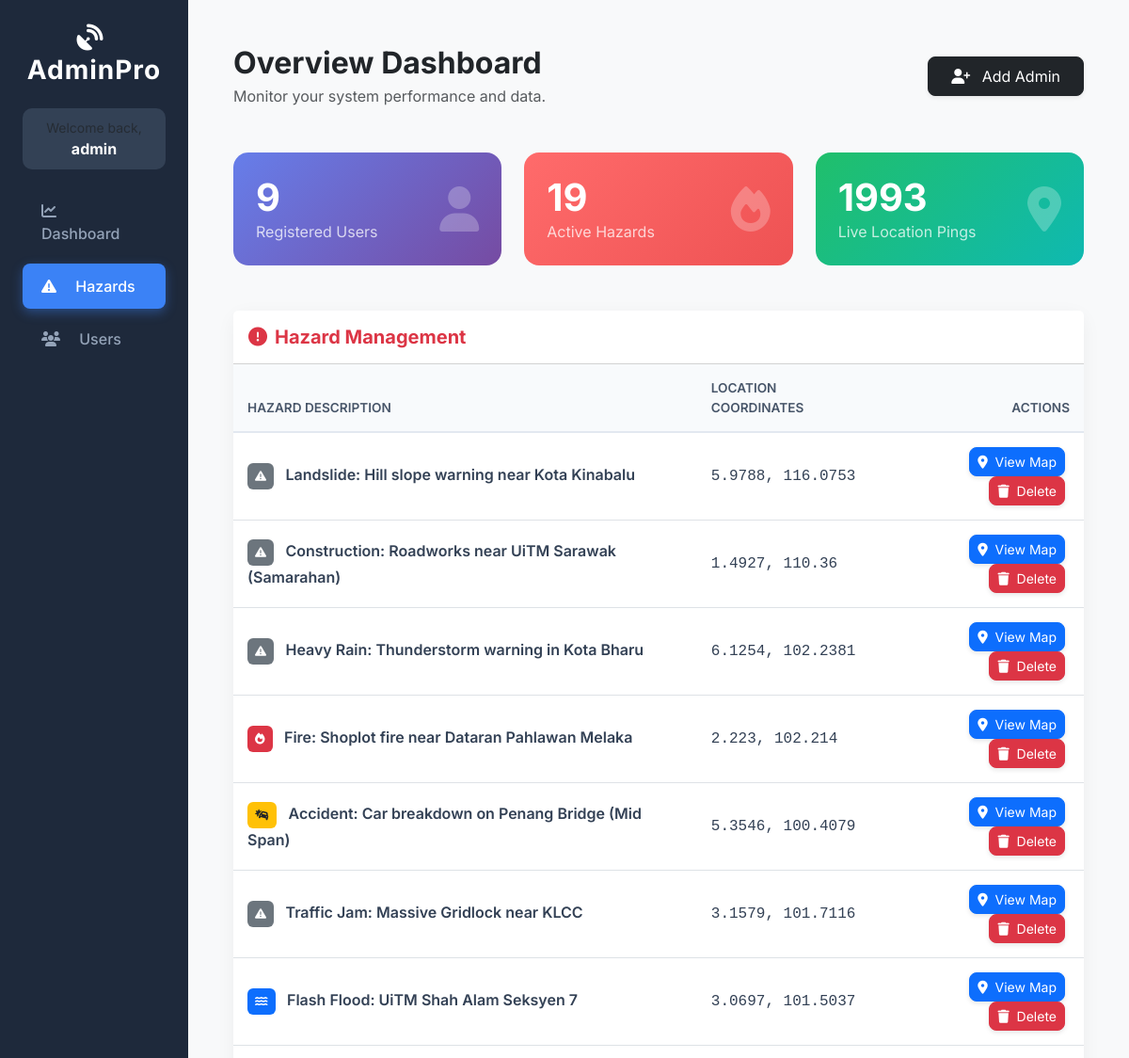
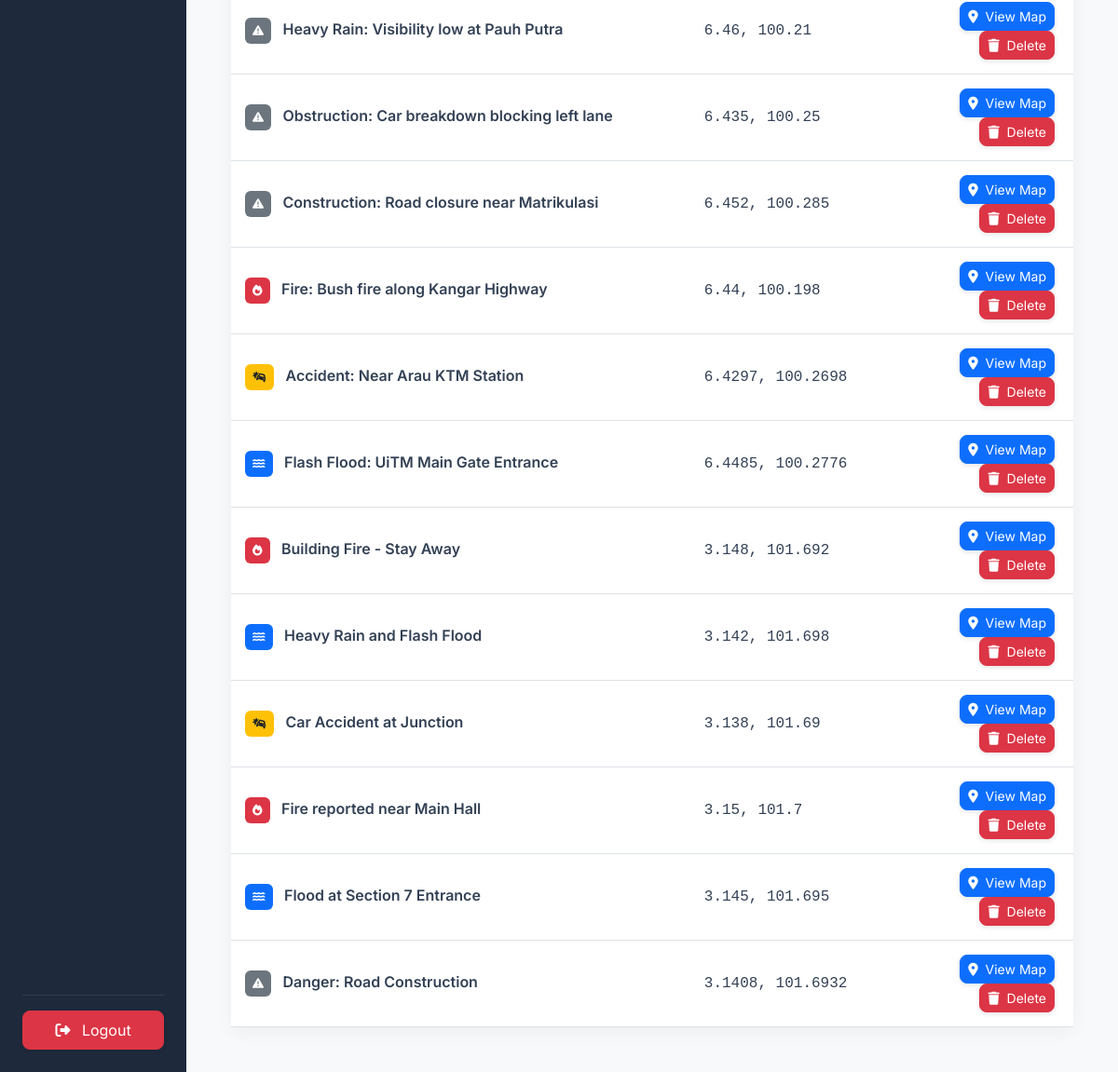
The page /admin.php?tab=hazards (signed in) on the database its author committed (2 pictures, top to bottom).
### tables this page shows
CREATE TABLE `hazards` (
  `id` int(11) NOT NULL,
  `lat` double NOT NULL,
  `lng` double NOT NULL,
  `description` varchar(255) DEFAULT NULL
);

### admin.php (the view, shortened to what this page needs)
<?php
$conn = new mysqli("localhost", "root", "", "crowdtrack_db");
$total_users = 0; $total_hazards = 0; $live_pings = 0;
if($r = $conn->query("SELECT id FROM users")) $total_users = $r->num_rows;
if($r = $conn->query("SELECT id FROM hazards")) $total_hazards = $r->num_rows;
if($r = $conn->query("SELECT id FROM location_logs")) $live_pings = $r->num_rows;
$tab = isset($_GET['tab']) ? $_GET['tab'] : 'dashboard';
?>
<!DOCTYPE html>
<html lang="en">
<head>
    <link href="https://cdn.jsdelivr.net/npm/bootstrap@5.3.0/dist/css/bootstrap.min.css" rel="stylesheet">
    <link rel="stylesheet" href="https://cdnjs.cloudflare.com/ajax/libs/font-awesome/6.4.0/css/all.min.css">
</head>
<body>
<div class="container-fluid">
    <div class="row">
        <div class="col-md-2 sidebar p-4 d-flex flex-column">
            <h3 class="text-center mb-4"><i class="fas fa-satellite-dish me-2"></i>AdminPro</h3>
            <div class="admin-badge text-center">
                <div class="small text-muted">Welcome back,</div>
                <div class="fw-bold text-white"><?php echo $_SESSION['admin_name']; ?></div>
            </div>
            <ul class="nav flex-column mb-auto">
                <li class="nav-item">
                    <a class="nav-link <?php echo ($tab == 'dashboard') ? 'active' : ''; ?>" href="?tab=dashboard">
                        <i class="fas fa-chart-line me-3"></i> Dashboard
                    </a>
                </li>
                <li class="nav-item">
                    <a class="nav-link <?php echo ($tab == 'hazards') ? 'active' : ''; ?>" href="?tab=hazards">
                        <i class="fas fa-exclamation-triangle me-3"></i> Hazards
                    </a>
                </li>
                <li class="nav-item">
                    <a class="nav-link <?php echo ($tab == 'users') ? 'active' : ''; ?>" href="?tab=users">
                        <i class="fas fa-users me-3"></i> Users
                    </a>
                </li>
            </ul>
            <hr class="text-secondary opacity-25">
            <a href="?logout=1" class="btn btn-danger w-100 py-2 rounded-3 shadow-sm">
                <i class="fas fa-sign-out-alt me-2"></i> Logout
            </a>
        </div>
        <div class="col-md-10 p-5" style="background-color: #f8f9fa;">
            <div class="d-flex justify-content-between align-items-center mb-5">
                <div>
                    <h2 class="fw-bold text-dark mb-1">Overview Dashboard</h2>
                    <p class="text-muted mb-0">Monitor your system performance and data.</p>
                </div>
                <button type="button" class="btn btn-dark shadow-sm px-4 py-2 rounded-3" data-bs-toggle="modal" data-bs-target="#addAdminModal">
                    <i class="fas fa-user-plus me-2"></i> Add Admin
                </button>
            </div>
            <div class="row mb-5">
                <div class="col-md-4">
                    <div class="card card-stat bg-gradient-primary p-4 text-white">
                        <div class="d-flex justify-content-between align-items-center">
                            <div>
                                <h1 class="fw-bold mb-0"><?php echo $total_users; ?></h1>
                                <span class="opacity-75">Registered Users</span>
                            </div>
                            <i class="fas fa-user fa-3x opacity-25"></i>
                        </div>
                    </div>
                </div>
                <div class="col-md-4">
                    <div class="card card-stat bg-gradient-danger p-4 text-white">
                        <div class="d-flex justify-content-between align-items-center">
                            <div>
                                <h1 class="fw-bold mb-0"><?php echo $total_hazards; ?></h1>
                                <span class="opacity-75">Active Hazards</span>
                            </div>
                            <i class="fas fa-fire fa-3x opacity-25"></i>
                        </div>
                    </div>
                </div>
                <div class="col-md-4">
                    <div class="card card-stat bg-gradient-success p-4 text-white">
                        <div class="d-flex justify-content-between align-items-center">
                            <div>
                                <h1 class="fw-bold mb-0"><?php echo $live_pings; ?></h1>
                                <span class="opacity-75">Live Location Pings</span>
                            </div>
                            <i class="fas fa-map-marker-alt fa-3x opacity-25"></i>
                        </div>
                    </div>
                </div>
            </div>
            <?php if ($tab == 'hazards'): ?>
                <div class="card card-table">
                    <div class="card-header bg-white py-3">
                        <h5 class="m-0 fw-bold text-danger"><i class="fas fa-exclamation-circle me-2"></i>Hazard Management</h5>
                    </div>
                    <div class="card-body p-0">
                        <div class="table-responsive">
                            <table class="table table-hover mb-0">
                                <thead>
                                    <tr>
                                        <th>Hazard Description</th>
                                        <th>Location Coordinates</th>
                                        <th class="text-end">Actions</th>
                                    </tr>
                                </thead>
                                <tbody>
                                    <?php
                                    $res = $conn->query("SELECT * FROM hazards ORDER BY id DESC");
                                    while($row = $res->fetch_assoc()) {
                                        $map = "http://maps.google.com/?q={$row['lat']},{$row['lng']}";
                                        $desc = strtolower($row['description']);
                                        $icon = "exclamation-triangle";
                                        $badge_class = "bg-secondary";
                                        if(strpos($desc, 'fire') !== false) { $icon = "fire"; $badge_class = "bg-danger"; }
                                        elseif(strpos($desc, 'flood') !== false) { $icon = "water"; $badge_class = "bg-primary"; }
                                        elseif(strpos($desc, 'accident') !== false) { $icon = "car-crash"; $badge_class = "bg-warning text-dark"; }
                                        echo "<tr>
                                            <td>
                                                <span class='badge $badge_class me-2 p-2'><i class='fas fa-$icon'></i></span>
                                                <span class='fw-semibold'>{$row['description']}</span>
                                            </td>
                                            <td class='font-monospace'>{$row['lat']}, {$row['lng']}</td>
                                            <td class='text-end'>
                                                <a href='$map' target='_blank' class='btn btn-sm btn-primary btn-action rounded-3'>
                                                    <i class='fas fa-map-marker-alt me-1'></i> View Map
                                                </a>
                                                <a href='?del_hazard={$row['id']}' class='btn btn-sm btn-danger btn-action rounded-3' onclick='return confirm(\"Are you sure you want to delete this hazard report?\")'>
                                                    <i class='fas fa-trash me-1'></i> Delete
                                                </a>
                                            </td>
                                        </tr>";
                                    }
                                    ?>
                                </tbody>
                            </table>
                        </div>
                    </div>
                </div>
            <?php endif; ?>
        </div>
    </div>
</div>
</body>
</html>

### admin.php (style rules this page uses)
body { background-color: #f0f2f5; font-family: 'Inter', sans-serif; }
.sidebar { min-height: 100vh; background: #1e293b; color: #e2e8f0; box-shadow: 4px 0 10px rgba(0,0,0,0.1); }
.sidebar h3 { font-weight: 700; letter-spacing: 1px; color: #fff; }
.nav-link { color: #94a3b8; margin-bottom: 8px; padding: 12px 20px; border-radius: 8px; transition: all 0.3s; font-weight: 500; }
.nav-link.active { background-color: #3b82f6; color: white; box-shadow: 0 4px 12px rgba(59, 130, 246, 0.4); }
.admin-badge { background: #334155; padding: 10px; border-radius: 10px; margin-bottom: 20px; }
.card-stat { border: none; border-radius: 16px; overflow: hidden; transition: transform 0.3s; position: relative; }
.bg-gradient-primary { background: linear-gradient(135deg, #667eea 0%, #764ba2 100%); }
.bg-gradient-danger { background: linear-gradient(135deg, #ff9a9e 0%, #fecfef 99%, #fecfef 100%); background-image: linear-gradient(135deg, #ff6b6b 0%, #ee5253 100%); }
.bg-gradient-success { background: linear-gradient(135deg, #84fab0 0%, #8fd3f4 100%); background-image: linear-gradient(135deg, #20bf6b 0%, #0fb9b1 100%); }
.card-table { border: none; border-radius: 12px; box-shadow: 0 5px 20px rgba(0,0,0,0.05); }
.table thead th { background-color: #f8fafc; color: #475569; font-weight: 600; text-transform: uppercase; font-size: 0.85rem; padding: 15px; border-bottom: 2px solid #e2e8f0; }
.table tbody td { vertical-align: middle; padding: 15px; color: #334155; }
.btn-action { margin-right: 5px; box-shadow: 0 2px 5px rgba(0,0,0,0.1); }

### rows shown on the page
hazards: description "Landslide: Hill slope warning near Kota Kinabalu", lat "5.9788", lng "116.0753"
hazards: description "Construction: Roadworks near UiTM Sarawak (Samarahan)", lat "1.4927", lng "110.36"
hazards: description "Heavy Rain: Thunderstorm warning in Kota Bharu", lat "6.1254", lng "102.2381"
hazards: description "Fire: Shoplot fire near Dataran Pahlawan Melaka", lat "2.223", lng "102.214"
hazards: description "Accident: Car breakdown on Penang Bridge (Mid Span)", lat "5.3546", lng "100.4079"
hazards: description "Traffic Jam: Massive Gridlock near KLCC", lat "3.1579", lng "101.7116"
hazards: description "Flash Flood: UiTM Shah Alam Seksyen 7", lat "3.0697", lng "101.5037"
hazards: description "Heavy Rain: Visibility low at Pauh Putra", lat "6.46", lng "100.21"
hazards: description "Obstruction: Car breakdown blocking left lane", lat "6.435", lng "100.25"
hazards: description "Construction: Road closure near Matrikulasi", lat "6.452", lng "100.285"
hazards: description "Fire: Bush fire along Kangar Highway", lat "6.44", lng "100.198"
hazards: description "Accident: Near Arau KTM Station", lat "6.4297", lng "100.2698"
hazards: description "Flash Flood: UiTM Main Gate Entrance", lat "6.4485", lng "100.2776"
hazards: description "Building Fire - Stay Away", lat "3.148", lng "101.692"
hazards: description "Heavy Rain and Flash Flood", lat "3.142", lng "101.698"
hazards: description "Car Accident at Junction", lat "3.138", lng "101.69"
hazards: description "Fire reported near Main Hall", lat "3.15", lng "101.7"
hazards: description "Flood at Section 7 Entrance", lat "3.145", lng "101.695"
hazards: description "Danger: Road Construction", lat "3.1408", lng "101.6932"

### other values the page prints
$_SESSION['admin_name'] "admin"
$total_users "9"
$total_hazards "19"
$live_pings "1993"
